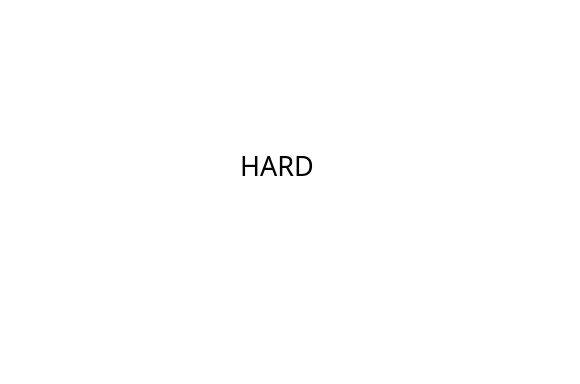
<?xml version="1.0" encoding="UTF-8"?>
<ui version="4.0">
 <class>MainWindow</class>
 <widget class="QMainWindow" name="MainWindow">
  <property name="geometry">
   <rect>
    <x>0</x>
    <y>0</y>
    <width>580</width>
    <height>384</height>
   </rect>
  </property>
  <property name="windowTitle">
   <string>MainWindow</string>
  </property>
  <property name="styleSheet">
   <string notr="true">background-color: rgb(255, 255, 255);</string>
  </property>
  <widget class="QWidget" name="centralwidget">
   <widget class="QLabel" name="label_3">
    <property name="geometry">
     <rect>
      <x>240</x>
      <y>130</y>
      <width>101</width>
      <height>71</height>
     </rect>
    </property>
    <property name="font">
     <font>
      <family>Stencil</family>
      <pointsize>20</pointsize>
     </font>
    </property>
    <property name="text">
     <string>HARD</string>
    </property>
   </widget>
  </widget>
  <widget class="QMenuBar" name="menubar">
   <property name="geometry">
    <rect>
     <x>0</x>
     <y>0</y>
     <width>580</width>
     <height>17</height>
    </rect>
   </property>
  </widget>
  <widget class="QStatusBar" name="statusbar"/>
 </widget>
 <resources/>
 <connections/>
</ui>
